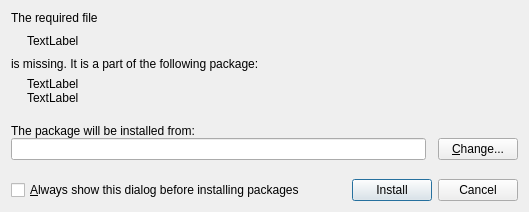
<ui version="4.0" >
 <author>Christian Schenk &lt;cs@miktex.org></author>
 <class>InstallPackageDialog</class>
 <widget class="QDialog" name="InstallPackageDialog" >
  <property name="windowModality" >
   <enum>Qt::ApplicationModal</enum>
  </property>
  <property name="geometry" >
   <rect>
    <x>0</x>
    <y>0</y>
    <width>529</width>
    <height>212</height>
   </rect>
  </property>
  <property name="sizePolicy" >
   <sizepolicy vsizetype="Preferred" hsizetype="Expanding" >
    <horstretch>0</horstretch>
    <verstretch>0</verstretch>
   </sizepolicy>
  </property>
  <property name="windowTitle" >
   <string>Package Installation</string>
  </property>
  <layout class="QVBoxLayout" >
   <item>
    <widget class="QLabel" name="label_2" >
     <property name="text" >
      <string>The required file</string>
     </property>
    </widget>
   </item>
   <item>
    <layout class="QHBoxLayout" >
     <property name="spacing" >
      <number>0</number>
     </property>
     <item>
      <spacer>
       <property name="orientation" >
        <enum>Qt::Horizontal</enum>
       </property>
       <property name="sizeType" >
        <enum>QSizePolicy::Fixed</enum>
       </property>
       <property name="sizeHint" >
        <size>
         <width>16</width>
         <height>20</height>
        </size>
       </property>
      </spacer>
     </item>
     <item>
      <widget class="QLabel" name="lblMissingFile" >
       <property name="sizePolicy" >
        <sizepolicy vsizetype="Preferred" hsizetype="Expanding" >
         <horstretch>1</horstretch>
         <verstretch>0</verstretch>
        </sizepolicy>
       </property>
       <property name="text" >
        <string>TextLabel</string>
       </property>
       <property name="textInteractionFlags" >
        <set>Qt::NoTextInteraction|Qt::TextSelectableByKeyboard|Qt::TextSelectableByMouse</set>
       </property>
      </widget>
     </item>
    </layout>
   </item>
   <item>
    <widget class="QLabel" name="label_3" >
     <property name="text" >
      <string>is missing. It is a part of the following package:</string>
     </property>
    </widget>
   </item>
   <item>
    <layout class="QHBoxLayout" >
     <property name="spacing" >
      <number>0</number>
     </property>
     <item>
      <spacer>
       <property name="orientation" >
        <enum>Qt::Horizontal</enum>
       </property>
       <property name="sizeType" >
        <enum>QSizePolicy::Fixed</enum>
       </property>
       <property name="sizeHint" >
        <size>
         <width>16</width>
         <height>20</height>
        </size>
       </property>
      </spacer>
     </item>
     <item>
      <layout class="QVBoxLayout" >
       <property name="spacing" >
        <number>0</number>
       </property>
       <item>
        <widget class="QLabel" name="lblPackageName" >
         <property name="sizePolicy" >
          <sizepolicy vsizetype="Preferred" hsizetype="Expanding" >
           <horstretch>1</horstretch>
           <verstretch>0</verstretch>
          </sizepolicy>
         </property>
         <property name="text" >
          <string>TextLabel</string>
         </property>
         <property name="textFormat" >
          <enum>Qt::AutoText</enum>
         </property>
         <property name="textInteractionFlags" >
          <set>Qt::NoTextInteraction|Qt::TextSelectableByKeyboard|Qt::TextSelectableByMouse</set>
         </property>
        </widget>
       </item>
       <item>
        <widget class="QLabel" name="lblPackageTitle" >
         <property name="sizePolicy" >
          <sizepolicy vsizetype="Preferred" hsizetype="Expanding" >
           <horstretch>1</horstretch>
           <verstretch>0</verstretch>
          </sizepolicy>
         </property>
         <property name="text" >
          <string>TextLabel</string>
         </property>
         <property name="openExternalLinks" >
          <bool>false</bool>
         </property>
         <property name="textInteractionFlags" >
          <set>Qt::NoTextInteraction|Qt::TextSelectableByKeyboard|Qt::TextSelectableByMouse</set>
         </property>
        </widget>
       </item>
      </layout>
     </item>
    </layout>
   </item>
   <item>
    <spacer>
     <property name="orientation" >
      <enum>Qt::Vertical</enum>
     </property>
     <property name="sizeHint" >
      <size>
       <width>20</width>
       <height>40</height>
      </size>
     </property>
    </spacer>
   </item>
   <item>
    <layout class="QVBoxLayout" >
     <property name="spacing" >
      <number>0</number>
     </property>
     <item>
      <widget class="QLabel" name="label_8" >
       <property name="text" >
        <string>The package will be installed from:</string>
       </property>
       <property name="buddy" >
        <cstring>editInstallationSource</cstring>
       </property>
      </widget>
     </item>
     <item>
      <layout class="QHBoxLayout" >
       <item>
        <widget class="QLineEdit" name="editInstallationSource" >
         <property name="enabled" >
          <bool>true</bool>
         </property>
         <property name="sizePolicy" >
          <sizepolicy vsizetype="Fixed" hsizetype="Expanding" >
           <horstretch>1</horstretch>
           <verstretch>0</verstretch>
          </sizepolicy>
         </property>
         <property name="whatsThis" >
          <string>The location of the package repository. Click Change... to change the location.</string>
         </property>
         <property name="autoFillBackground" >
          <bool>false</bool>
         </property>
         <property name="frame" >
          <bool>true</bool>
         </property>
         <property name="readOnly" >
          <bool>true</bool>
         </property>
        </widget>
       </item>
       <item>
        <spacer>
         <property name="orientation" >
          <enum>Qt::Horizontal</enum>
         </property>
         <property name="sizeType" >
          <enum>QSizePolicy::Minimum</enum>
         </property>
         <property name="sizeHint" >
          <size>
           <width>6</width>
           <height>20</height>
          </size>
         </property>
        </spacer>
       </item>
       <item>
        <widget class="QPushButton" name="btnChange" >
         <property name="whatsThis" >
          <string>Change the package repository.</string>
         </property>
         <property name="text" >
          <string>&amp;Change...</string>
         </property>
        </widget>
       </item>
      </layout>
     </item>
    </layout>
   </item>
   <item>
    <spacer>
     <property name="orientation" >
      <enum>Qt::Vertical</enum>
     </property>
     <property name="sizeHint" >
      <size>
       <width>20</width>
       <height>40</height>
      </size>
     </property>
    </spacer>
   </item>
   <item>
    <layout class="QHBoxLayout" >
     <item>
      <widget class="QCheckBox" name="chkDontAskAgain" >
       <property name="text" >
        <string>&amp;Always show this dialog before installing packages</string>
       </property>
      </widget>
     </item>
     <item>
      <spacer>
       <property name="orientation" >
        <enum>Qt::Horizontal</enum>
       </property>
       <property name="sizeHint" >
        <size>
         <width>611</width>
         <height>20</height>
        </size>
       </property>
      </spacer>
     </item>
     <item>
      <widget class="QPushButton" name="btnInstall" >
       <property name="whatsThis" >
        <string>Install the required package.</string>
       </property>
       <property name="text" >
        <string>Install</string>
       </property>
       <property name="default" >
        <bool>true</bool>
       </property>
      </widget>
     </item>
     <item>
      <widget class="QPushButton" name="btnCancel" >
       <property name="whatsThis" >
        <string>Don't install the required package.</string>
       </property>
       <property name="text" >
        <string>Cancel</string>
       </property>
      </widget>
     </item>
    </layout>
   </item>
  </layout>
 </widget>
 <layoutdefault spacing="6" margin="11" />
 <tabstops>
  <tabstop>editInstallationSource</tabstop>
  <tabstop>btnChange</tabstop>
  <tabstop>chkDontAskAgain</tabstop>
 </tabstops>
 <resources/>
 <connections/>
</ui>
